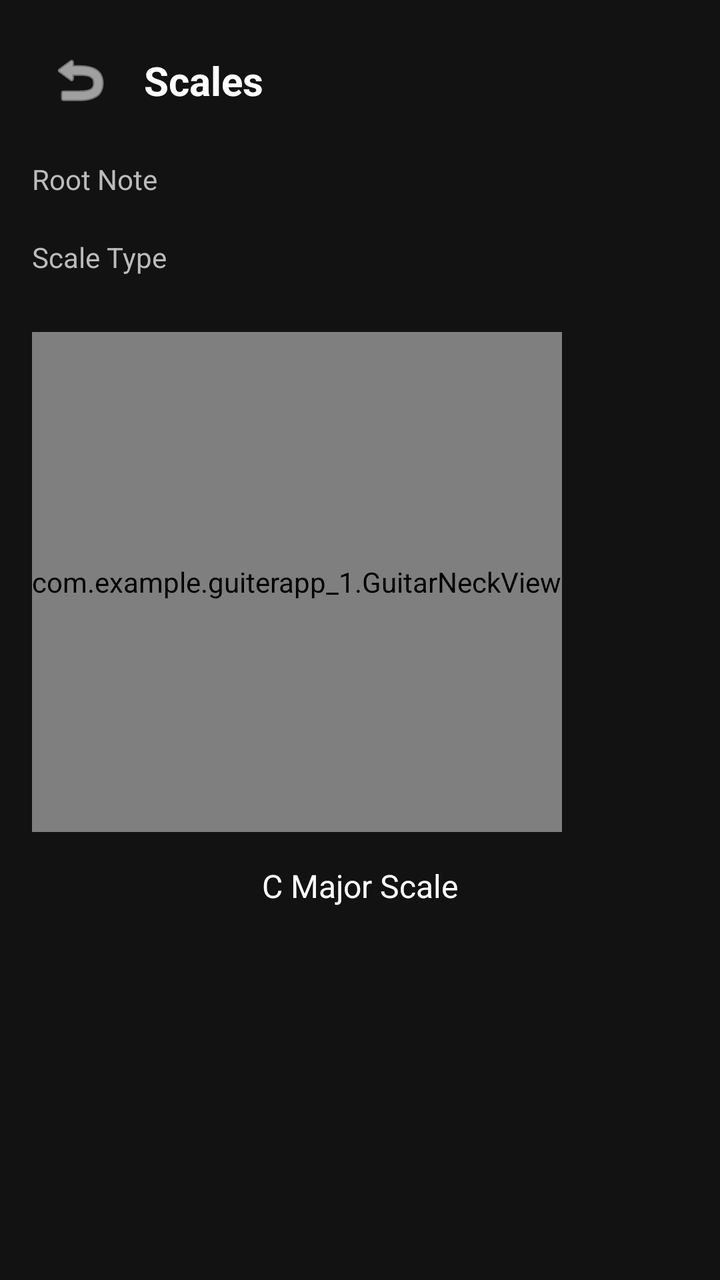
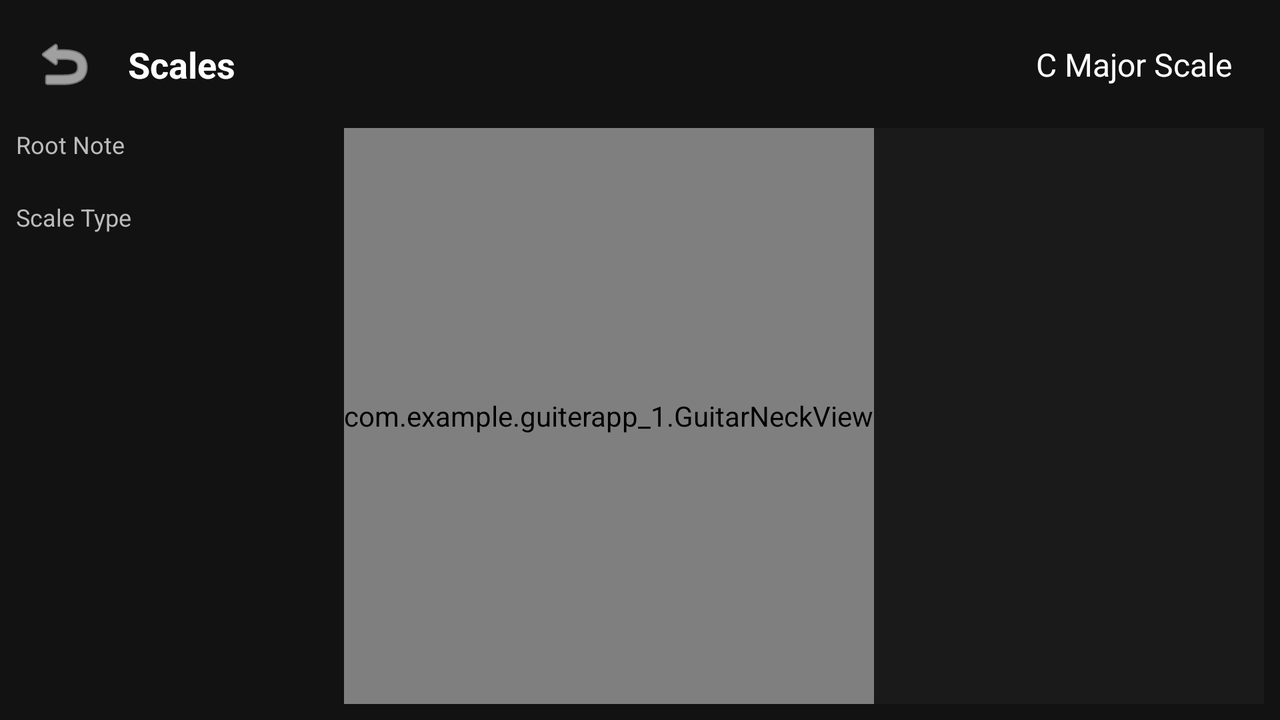

One screen, two layout resources from the same app: the default and the repository's alternative for another configuration. Each is rendered where Android would select it; the XML of both is given below.
<!-- AndroidManifest.xml: application theme Theme.GuiterApp_1 -->
<!-- res/layout/fragment_scales.xml -->
<?xml version="1.0" encoding="utf-8"?>
<androidx.constraintlayout.widget.ConstraintLayout xmlns:android="http://schemas.android.com/apk/res/android"
    xmlns:app="http://schemas.android.com/apk/res-auto"
    xmlns:tools="http://schemas.android.com/tools"
    android:layout_width="match_parent"
    android:layout_height="match_parent"
    android:background="#121212"
    android:padding="16dp">

    <ImageButton
        android:id="@+id/btn_back"
        android:layout_width="48dp"
        android:layout_height="48dp"
        android:background="?attr/selectableItemBackgroundBorderless"
        android:contentDescription="Back"
        android:src="@android:drawable/ic_menu_revert"
        app:layout_constraintStart_toStartOf="parent"
        app:layout_constraintTop_toTopOf="parent"
        app:tint="#FFFFFF" />

    <TextView
        android:id="@+id/tv_title"
        android:layout_width="wrap_content"
        android:layout_height="wrap_content"
        android:layout_marginStart="8dp"
        android:text="Scales"
        android:textColor="#FFFFFF"
        android:textSize="20sp"
        android:textStyle="bold"
        app:layout_constraintBottom_toBottomOf="@id/btn_back"
        app:layout_constraintStart_toEndOf="@id/btn_back"
        app:layout_constraintTop_toTopOf="@id/btn_back" />

    <TextView
        android:id="@+id/tv_root_label"
        android:layout_width="wrap_content"
        android:layout_height="wrap_content"
        android:layout_marginTop="16dp"
        android:text="Root Note"
        android:textColor="#BBBBBB"
        app:layout_constraintStart_toStartOf="parent"
        app:layout_constraintTop_toBottomOf="@id/btn_back" />

    <androidx.recyclerview.widget.RecyclerView
        android:id="@+id/rv_root_notes"
        android:layout_width="match_parent"
        android:layout_height="wrap_content"
        android:layout_marginTop="4dp"
        android:orientation="horizontal"
        app:layoutManager="androidx.recyclerview.widget.LinearLayoutManager"
        app:layout_constraintTop_toBottomOf="@id/tv_root_label"
        tools:listitem="@layout/item_note_chip" />

    <TextView
        android:id="@+id/tv_scale_label"
        android:layout_width="wrap_content"
        android:layout_height="wrap_content"
        android:layout_marginTop="16dp"
        android:text="Scale Type"
        android:textColor="#BBBBBB"
        app:layout_constraintStart_toStartOf="parent"
        app:layout_constraintTop_toBottomOf="@id/rv_root_notes" />

    <androidx.recyclerview.widget.RecyclerView
        android:id="@+id/rv_scale_types"
        android:layout_width="match_parent"
        android:layout_height="wrap_content"
        android:layout_marginTop="4dp"
        android:orientation="horizontal"
        app:layoutManager="androidx.recyclerview.widget.LinearLayoutManager"
        app:layout_constraintTop_toBottomOf="@id/tv_scale_label"
        tools:listitem="@layout/item_note_chip" />

    <HorizontalScrollView
        android:id="@+id/hsv_guitar_neck"
        android:layout_width="match_parent"
        android:layout_height="250dp"
        android:layout_marginTop="24dp"
        android:scrollbars="horizontal"
        app:layout_constraintTop_toBottomOf="@id/rv_scale_types">

        <com.example.guiterapp_1.GuitarNeckView
            android:id="@+id/guitar_neck_view"
            android:layout_width="wrap_content"
            android:layout_height="match_parent" />

    </HorizontalScrollView>

    <TextView
        android:id="@+id/tv_scale_info"
        android:layout_width="wrap_content"
        android:layout_height="wrap_content"
        android:layout_marginTop="16dp"
        android:textColor="#FFFFFF"
        android:textSize="16sp"
        app:layout_constraintEnd_toEndOf="parent"
        app:layout_constraintStart_toStartOf="parent"
        app:layout_constraintTop_toBottomOf="@id/hsv_guitar_neck"
        tools:text="C Major Scale" />

</androidx.constraintlayout.widget.ConstraintLayout>
<!-- resources referenced by this layout -->
<resources>
  <style name="Theme.GuiterApp_1" parent="Base.Theme.GuiterApp_1" />
  <style name="Base.Theme.GuiterApp_1" parent="Theme.Material3.DayNight.NoActionBar">
          
          <item name="colorPrimary">@color/primary_design</item>
          <item name="colorOnPrimary">@color/white</item>
          <item name="colorSecondary">@color/secondary_design</item>
          <item name="colorOnSecondary">@color/white</item>
          <item name="colorSurface">@color/background_design</item>
          <item name="colorOnSurface">@color/white</item>
          <item name="android:windowBackground">@color/background_design</item>
          <item name="android:textColorPrimary">@color/white</item>
  
          
          <item name="colorPrimaryContainer">@color/secondary_design</item>
          <item name="colorOnPrimaryContainer">@color/white</item>
      </style>
  <color name="primary_design">@color/design_5</color>
  <color name="white">#FFFFFFFF</color>
  <color name="secondary_design">@color/design_2</color>
  <color name="background_design">@color/dark_grey</color>
  <color name="design_5">#BF6E50</color>
  <color name="design_2">#736A65</color>
  <color name="dark_grey">#FF121212</color>
</resources>
<!-- res/layout-land/fragment_scales.xml (the repository's variant of the layout above) -->
<!-- drawn on the phone turned sideways -->
<?xml version="1.0" encoding="utf-8"?>
<androidx.constraintlayout.widget.ConstraintLayout xmlns:android="http://schemas.android.com/apk/res/android"
    xmlns:app="http://schemas.android.com/apk/res-auto"
    xmlns:tools="http://schemas.android.com/tools"
    android:layout_width="match_parent"
    android:layout_height="match_parent"
    android:background="#121212"
    android:padding="8dp">

    <ImageButton
        android:id="@+id/btn_back"
        android:layout_width="48dp"
        android:layout_height="48dp"
        android:background="?attr/selectableItemBackgroundBorderless"
        android:contentDescription="Back"
        android:src="@android:drawable/ic_menu_revert"
        app:layout_constraintStart_toStartOf="parent"
        app:layout_constraintTop_toTopOf="parent"
        app:tint="#FFFFFF" />

    <TextView
        android:id="@+id/tv_title"
        android:layout_width="wrap_content"
        android:layout_height="wrap_content"
        android:layout_marginStart="8dp"
        android:text="Scales"
        android:textColor="#FFFFFF"
        android:textSize="18sp"
        android:textStyle="bold"
        app:layout_constraintBottom_toBottomOf="@id/btn_back"
        app:layout_constraintStart_toEndOf="@id/btn_back"
        app:layout_constraintTop_toTopOf="@id/btn_back" />

    <TextView
        android:id="@+id/tv_scale_info"
        android:layout_width="wrap_content"
        android:layout_height="wrap_content"
        android:layout_marginEnd="16dp"
        android:textColor="#FFFFFF"
        android:textSize="16sp"
        app:layout_constraintBottom_toBottomOf="@id/btn_back"
        app:layout_constraintEnd_toEndOf="parent"
        app:layout_constraintTop_toTopOf="@id/btn_back"
        tools:text="C Major Scale" />

    <androidx.constraintlayout.widget.Guideline
        android:id="@+id/guideline_vertical"
        android:layout_width="wrap_content"
        android:layout_height="wrap_content"
        android:orientation="vertical"
        app:layout_constraintGuide_percent="0.25" />

    <ScrollView
        android:layout_width="0dp"
        android:layout_height="0dp"
        android:layout_marginTop="8dp"
        app:layout_constraintBottom_toBottomOf="parent"
        app:layout_constraintEnd_toStartOf="@id/guideline_vertical"
        app:layout_constraintStart_toStartOf="parent"
        app:layout_constraintTop_toBottomOf="@id/btn_back">

        <LinearLayout
            android:layout_width="match_parent"
            android:layout_height="wrap_content"
            android:orientation="vertical">

            <TextView
                android:id="@+id/tv_root_label"
                android:layout_width="wrap_content"
                android:layout_height="wrap_content"
                android:text="Root Note"
                android:textColor="#BBBBBB"
                android:textSize="12sp" />

            <androidx.recyclerview.widget.RecyclerView
                android:id="@+id/rv_root_notes"
                android:layout_width="match_parent"
                android:layout_height="wrap_content"
                android:layout_marginTop="4dp"
                app:layoutManager="androidx.recyclerview.widget.LinearLayoutManager"
                tools:listitem="@layout/item_note_chip" />

            <TextView
                android:id="@+id/tv_scale_label"
                android:layout_width="wrap_content"
                android:layout_height="wrap_content"
                android:layout_marginTop="16dp"
                android:text="Scale Type"
                android:textColor="#BBBBBB"
                android:textSize="12sp" />

            <androidx.recyclerview.widget.RecyclerView
                android:id="@+id/rv_scale_types"
                android:layout_width="match_parent"
                android:layout_height="wrap_content"
                android:layout_marginTop="4dp"
                app:layoutManager="androidx.recyclerview.widget.LinearLayoutManager"
                tools:listitem="@layout/item_note_chip" />
        </LinearLayout>
    </ScrollView>

    <HorizontalScrollView
        android:id="@+id/hsv_guitar_neck"
        android:layout_width="0dp"
        android:layout_height="0dp"
        android:layout_marginStart="8dp"
        android:layout_marginTop="8dp"
        android:background="#1A1A1A"
        android:scrollbars="horizontal"
        app:layout_constraintBottom_toBottomOf="parent"
        app:layout_constraintEnd_toEndOf="parent"
        app:layout_constraintStart_toEndOf="@id/guideline_vertical"
        app:layout_constraintTop_toBottomOf="@id/btn_back">

        <com.example.guiterapp_1.GuitarNeckView
            android:id="@+id/guitar_neck_view"
            android:layout_width="wrap_content"
            android:layout_height="match_parent" />

    </HorizontalScrollView>

</androidx.constraintlayout.widget.ConstraintLayout>
